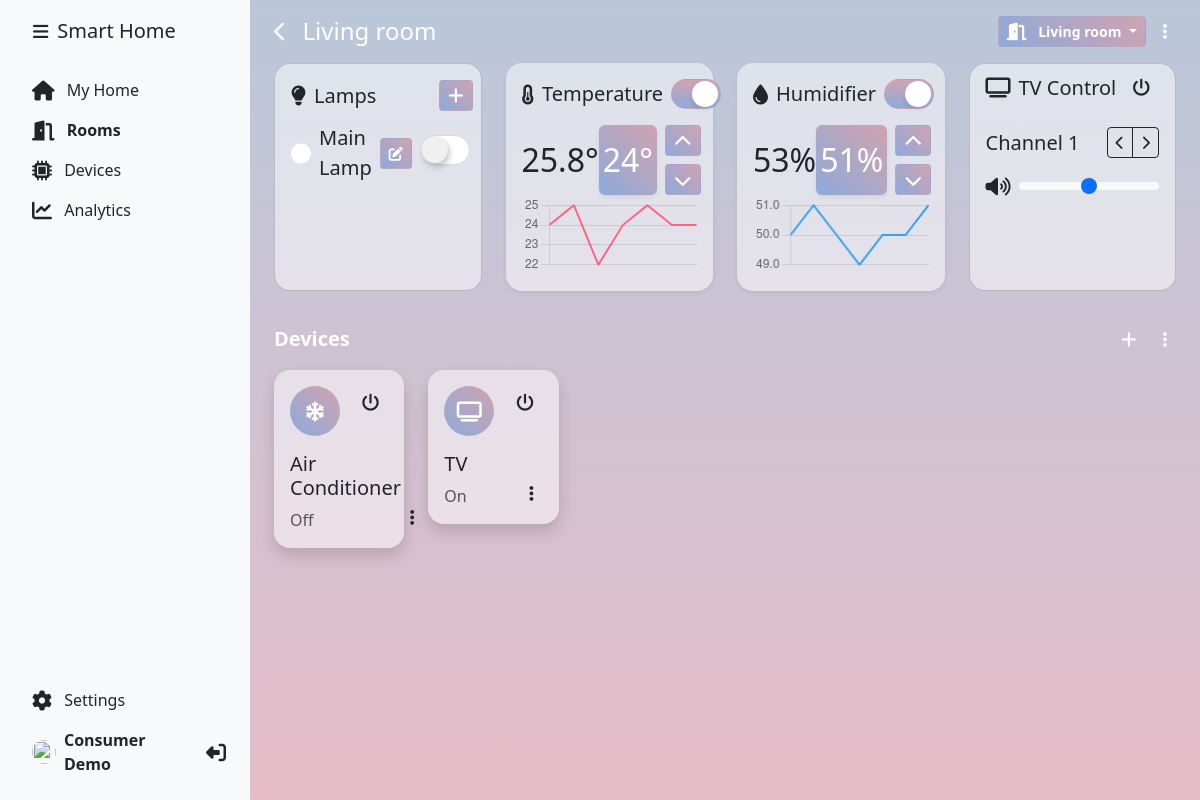
The page /room.php?id=1 (signed in) on the database its author committed.
### tables this page shows
CREATE TABLE rooms (
    id INT NOT NULL AUTO_INCREMENT,
    name VARCHAR(255) NOT NULL,
    user_id INT NOT NULL,
    data text NOT NULL DEFAULT '{}',
    PRIMARY KEY (id)
);

CREATE TABLE devices (
    id INT NOT NULL AUTO_INCREMENT,
    user_id INT NOT NULL,
    room_id INT NOT NULL,
    name VARCHAR(255) NOT NULL,
    type VARCHAR(255) NOT NULL DEFAULT 'sensor',
    status INT NOT NULL DEFAULT 0,
    electricity INT NOT NULL DEFAULT 0,
    water INT NOT NULL DEFAULT 0,
    gas INT NOT NULL DEFAULT 0,
    data text NOT NULL DEFAULT '{}',
    PRIMARY KEY (id)
);

### room.php (the view, shortened to what this page needs)
<?php
require_once 'dbconfig.php';
$room_id = intval($_GET['id']);
$user_id = intval($_SESSION['user']);
$stmt = $db->prepare("SELECT * FROM rooms WHERE id = ? AND user_id = ?");
$stmt->execute([$room_id, $user_id]);
$room = $stmt->fetch(PDO::FETCH_ASSOC);
$room['data'] = @json_decode($room['data'], true);
$have = [];
foreach ($device_group as $device_key => $device_data) {
    $have[$device_key] = false;
}
$stmt = $db->prepare("SELECT * FROM devices WHERE room_id = ? AND user_id = ?");
$stmt->execute([$room_id, $user_id]);
$devices = $stmt->fetchAll(PDO::FETCH_ASSOC);
foreach ($devices as $device) {
    $have[$device['type']] = $device;
    $have[$device['type']]['data'] = @json_decode($device['data'], true);
}
$sensorLimit = 7;
$sensors = [
    'temperature' => array_fill(0, $sensorLimit, 0),
    'humidity' => array_fill(0, $sensorLimit, 0),
];
$stmt = $db->prepare("SELECT temperature, humidity FROM sensor_data WHERE room_id = ? AND user_id = ? ORDER BY id DESC LIMIT 7");
$stmt->execute([$room_id, $user_id]);
$sensorCounter = $sensorLimit - 1;
while($row = $stmt->fetch(PDO::FETCH_ASSOC)) {
    $sensors['temperature'][$sensorCounter] = $row['temperature'];
    $sensors['humidity'][$sensorCounter] = $row['humidity'];
    $sensorCounter--;
}
?>
<!DOCTYPE html>
<html lang="en">
<head>
    <link href="https://cdn.jsdelivr.net/npm/bootstrap@5.3.0/dist/css/bootstrap.min.css" rel="stylesheet"
>
    <link rel="stylesheet" href="https://cdnjs.cloudflare.com/ajax/libs/font-awesome/6.4.0/css/all.min.css"
 />
    <link href="css/app.css" rel="stylesheet">
</head>
<body <?php if(isset($_COOKIE['sidebar-toggle']) && $_COOKIE['sidebar-toggle'] == '1') { echo ' class="sidebar-toggle"'; } ?>>
    <main class="d-flex flex-nowrap">
        <?php include 'components/sidebar.php';?>
        <div class="d-flex flex-fill p-3 px-md-4 px-sm-2 mw-100">
            <div class="room w-100">
                <div class="d-flex align-items-center mb-3">
                    <a href="rooms.php" class="text-decoration-none text-light me-3">
                        <i class="fas fa-chevron-left fa-lg"></i>
                    </a>
                    <h4 class="flex-grow-1 mr-2 mb-0 fw-normal text-white"><?php echo htmlspecialchars($room['name']) ?></h4>
                    <div class="dropdown">
                        <button class="btn btn-sm btn-sh dropdown-toggle" type="button" id="dropdownMenuButton1"
                            data-bs-toggle="dropdown" aria-expanded="false">
                            <span><?php echo htmlspecialchars($room['name']) ?></span>
                        </button>
                    </div>
                    <button class="btn btn-sm text-white ms-2 edit-room-btn" type="button" data-id="<?php echo $room['id']; ?>">
                    </button>
                </div>
                <div class="row">
                    <div class="col-xl-3 col-lg-6 mb-3">
                        <div class="card bg-white-50 rounded-4 h-100 p-3 pe-2 pb-0">
                            <div class="d-flex align-items-center">
                                <i class="fas fa-lightbulb fa-lg me-2"></i>
                                <h2 class="h5 m-0 me-2">Lamps</h2>
                                <button class="btn btn-sm btn-sh ms-auto" type="button" data-bs-toggle="modal"
                                    data-bs-target="#addLampModal">
                                </button>
                            </div>
                            <ul class="list-unstyled p-0 m-0 overflow-auto pe-1 mt-2" style="max-height: 170px">
                                <?php
                                foreach ($devices as $device) {
                                    if ($device['type'] == 'light') {
                                        $deviceSettings = json_decode($device['data'], true);
                                        $device['color'] = isset($deviceSettings['color']) ? $deviceSettings['color'] : '#ffffff';
                                ?>
                                    <li class="d-flex align-items-center mb-2 mt-1">
                                        <i class="fas fa-circle fa-lg me-2" style="color: <?php echo $device['color']; ?>"></i>
                                        <span class="fs-5 me-2"><?php echo htmlspecialchars($device['name']); ?></span>
                                        <button class="btn btn-sm p-1 px-2 btn-sh me-2 edit-lamp-btn" type="button" data-id="<?php echo $device['id']; ?>">
                                            <i class="fas fa-edit"></i>
                                        </button>
                                        <label class="switch ms-auto">
                                            <input type="checkbox" class="apple-switch sh-switch" onchange="deviceStatus(<?php echo $device['id']; ?>, this.checked)" <?php if ($device['status'] == '1') { echo ' checked'; } ?>>
                                        </label>
                                    </li>
                                <?php
                                    }
                                }
                                ?>
                            </ul>
                        </div>
                    </div>
                    <div class="col-xl-3 col-lg-6 mb-3">
                        <div class="bg-white-50 rounded-4 p-3 me-3 w-100 h-100 shadow-sm temperature" data-room="<?php echo $room['id']; ?>" data-temperature="<?php echo (isset($room['data']['temperature']) ? $room['data']['temperature'] : 25); ?>" data-chart="<?php echo json_encode($sensors['temperature']) ?>">
                            <div class="d-flex mb-3 align-items-center justify-content-start">
                                <i class="fas fa-thermometer-half fa-lg me-2"></i>
                                <h5 class="mb-0 me-2">Temperature</h5>
                                <label class="switch ms-auto d-flex align-items-center justify-content-start">
                                    <input type="checkbox" class="apple-switch sh-switch" onchange="setRoomData(<?php  echo $room['id']; ?>, 'temperature_status', this.checked?'1':'0')"<?php if (isset($room['data']['temperature_status']) && $room['data']['temperature_status'] == '1') { echo ' checked'; } ?>>
                                </label>
                            </div>
                            <div class="d-flex align-items-center">
                                <div class="d-flex flex-column me-auto">
                                    <span class="fs-1 fs-2"><?php echo round((isset($room['data']['temperature']) ? $room['data']['temperature'] : 25) + (rand(-2*10, +2*10) / 10), 1); ?>&deg;</span>
                                </div>
                                <span class="set-text me-2 rounded btn-sh p-1 py-3 shadow-sm h1 h2 mb-0 fw-normal"><?php echo (isset($room['data']['temperature']) ? $room['data']['temperature'] : 25); ?>&deg;</span>
                                <div class="d-flex flex-column h-100">
                                    <button class="btn btn-sm btn-sh mb-1 increase" type="button">
                                    </button>
                                    <button class="btn btn-sm btn-sh mt-1 decrease" type="button">
                                    </button>
                                </div>
                            </div>
                            <div class="d-flex justify-content-center mt-auto">
                                <canvas id="temperatureChart" width="100%" height="80"></canvas>
                            </div>
                        </div>
                    </div>
                    <div class="col-xl-3 col-lg-6 mb-3">
                        <div class="bg-white-50 rounded-4 p-3 w-100 h-100 shadow-sm humidity" data-room="<?php echo $room['id']; ?>"  data-humidity="<?php echo (isset($room['data']['humidity']) ? $room['data']['humidity'] : 50); ?>" data-chart="<?php echo json_encode($sensors['humidity']) ?>">
                            <div class="d-flex mb-3 align-items-center">
                                <i class="fa fa-tint fa-lg me-2"></i>
                                <h5 class="h5 me-2 mb-0">Humidifier</h5>
                                <label class="switch ms-auto d-flex align-items-center justify-content-start">
                                    <input type="checkbox" class="apple-switch sh-switch" onchange="setRoomData(<?php  echo $room['id']; ?>, 'humidity_status', this.checked?'1':'0')"<?php if (isset($room['data']['humidity_status']) && $room['data']['humidity_status'] == '1') { echo ' checked'; } ?>>
                                </label>
                            </div>
                            <div class="d-flex align-items-center">
                                <div class="d-flex flex-column me-auto">
                                    <span class="fs-1 fs-2"><?php echo round((isset($room['data']['humidity']) ? $room['data']['humidity'] : 0) + (rand(-2*10, +2*10) / 10)); ?>%</span>
                                </div>
                                <span class="set-text me-2 rounded btn-sh p-1 py-3 shadow-sm h1 h2 mb-0 fw-normal"><?php echo (isset($room['data']['humidity']) ? $room['data']['humidity'] : 50); ?>%</span>
                                <div class="d-flex flex-column">
                                    <button class="btn btn-sm btn-sh mb-1 increase" type="button">
                                    </button>
                                    <button class="btn btn-sm btn-sh mt-1 decrease" type="button">
                                    </button>
                                </div>
                            </div>
                            <div class="d-flex justify-content-center mt-auto">
                                <canvas id="humidityChart" width="100%" height="80"></canvas>
                            </div>
                        </div>
                    </div>
                    <?php
                    if ($have['window'] || $have['tv'] || $have['speaker'] || $have['router'] || (isset($room['data']['fireco_status']) && $room['data']['fireco_status'] == '1')) {
                    ?>
                    <?php if ($have['tv']) { ?>
                    <div class="col-xl-3 col-lg-6 mb-3">
                        <div class="card bg-white-50 h-100 rounded-4 tv-control position-relative flex-fill" data-id="<?php echo (isset($have['tv']['id']) ? $have['tv']['id'] : 0); ?>" data-channel="<?php echo (isset($have['tv']['data']['channel']) ? $have['tv']['data']['channel'] : 1); ?>" data-volume="<?php echo (isset($have['tv']['data']['volume']) ? $have['tv']['data']['volume'] : 50); ?>">
                            <div class="d-flex justify-content-between align-items-center p-2 px-3">
                                <i class="fas fa-tv fa-lg text-dark me-2"></i>
                                <h2 class="h5 mb-0 me-auto">TV Control</h2>
                                <button class="btn btn-sm text-dark ms-auto on-off-btn" type="button" data-id="<?php echo (isset($have['tv'])) ? $have['tv']['id'] : '0'; ?>" data-status="<?php echo (isset($have['tv']) && $have['tv']['status'] == 1) ? '1' : '0'; ?>">
                                </button>
                            </div>
                            <div class="card-body on<?php echo (isset($have['tv']) && $have['tv']['status'] == 1) ? '' : ' d-none'; ?>">
                                <div class="d-flex flex-row align-items-center mb-3">
                                    <h5 class="flex-grow-1 mb-0">Channel <span class="channel-name"><?php echo (isset($have['tv']['data']['channel']) ? $have['tv']['data']['channel'] : 1); ?></span></h5>
                                    <div class="btn-group">
                                        <button class="btn btn-sm btn-outline-dark decrease" type="button">
                                            <i class="fas fa-chevron-left"></i>
                                        </button>
                                        <button class="btn btn-sm btn-outline-dark increase" type="button">
                                            <i class="fas fa-chevron-right"></i>
                                        </button>
                                    </div>
                                </div>
                                <div class="d-flex flex-row align-items-center">
                                    <i class="fas fa-volume-up fa-lg text-dark me-2"></i>
                                    <input type="range" class="form-range" min="0" max="100" step="1" value="<?php echo (isset($have['tv']['data']['volume']) ? $have['tv']['data']['volume'] : 50); ?>">
                                </div>
                            </div>
                        </div>
                    </div>
                    <?php } ?>
                    <?php } ?>
                    <div class="d-flex align-items-center mb-3 mt-3">
                        <h5 class="flex-grow-1 mr-2 mb-0 text-white fw-bold h5">Devices</h5>
                        <button class="btn btn-sm text-white add-device-btn" data-room="<?php echo $room_id; ?>">
                        </button>
                        <div class="dropdown ms-2">
                            <button class="btn btn-sm text-white" type="button" id="dropdownMenuButton1" data-bs-toggle="dropdown" aria-expanded="false">
                            </button>
                        </div>
                    </div>
                    <div class="col-xl-12">
                        <div class="row d-flex">
                            <?php
                            foreach ($devices as $device) {
                                if($device['type'] == 'light') {
                                    continue;
                                }
                                $device_id = intval($device['id']);
                                $device_name = $device['name'];
                                $device_status = $device['status'];
                                $device_type = $device['type'];
                                $device = $device_group[$device_type];
                            ?>
                            <div class="col-xl-2 col-md-4 col-sm-6 col-xs-12 room-device mb-3">
                                <div class="bg-white-50 shadow p-3 rounded-4 d-flex flex-column">
                                    <div class="d-flex justify-content-center align-items-start mb-3">
                                        <div class="d-flex justify-content-center align-items-center rounded-circle btn-sh text-white me-2"
                                            style="width: 50px; height: 50px;">
                                            <i class="<?php echo $device['icon']; ?> fa-lg"></i>
                                        </div>
                                        <button class="btn btn-sm text-dark ms-auto on-off-btn" type="button" data-id="<?php echo $device_id; ?>" data-status="<?php echo $device_status; ?>">
                                        </button>
                                    </div>
                                    <div class="d-flex h-100">
                                        <div class="d-flex flex-column">
                                            <span class="h5"><?php echo $device_name; ?></span>
                                            <span class="text-muted mt-auto"><?php echo ($device_status == 1) ? 'On' : 'Off'; ?></span>
                                        </div>
                                        <div class="dropdown ms-auto mt-auto">
                                            <button class="btn btn-sm text-dark" type="button" id="dropdownMenuButton1"
                                                data-bs-toggle="dropdown" aria-expanded="false">
                                            </button>
                                        </div>
                                    </div>
                                </div>
                            </div>
                            <?php } ?>
                        </div>
                    </div>
                </div>
            </div>
        </div>
    </main>
</body>
</html>

### rows shown on the page
rooms: name "Living room"
devices: name "Main Lamp"
devices: name "Air Conditioner", status "Off"
devices: name "TV", status "On"

### other values the page prints
$name "Smart Home"
$_SESSION['name'] "Consumer Demo"
$room['data']['temperature'] "24"
$room['data']['humidity'] "51"
$have['tv']['data']['channel'] "1"
